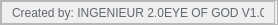
              <widget class="QFrame" name="frame_detail">
               <property name="minimumSize">
                <size>
                 <width>0</width>
                 <height>25</height>
                </size>
               </property>
               <property name="maximumSize">
                <size>
                 <width>16777215</width>
                 <height>25</height>
                </size>
               </property>
               <property name="frameShape">
                <enum>QFrame::StyledPanel</enum>
               </property>
               <property name="frameShadow">
                <enum>QFrame::Raised</enum>
               </property>
               <layout class="QHBoxLayout" name="horizontalLayout_5">
                <property name="spacing">
                 <number>0</number>
                </property>
                <property name="leftMargin">
                 <number>0</number>
                </property>
                <property name="topMargin">
                 <number>0</number>
                </property>
                <property name="rightMargin">
                 <number>2</number>
                </property>
                <property name="bottomMargin">
                 <number>0</number>
                </property>
                <item>
                 <widget class="QFrame" name="frame_label">
                  <property name="frameShape">
                   <enum>QFrame::StyledPanel</enum>
                  </property>
                  <property name="frameShadow">
                   <enum>QFrame::Raised</enum>
                  </property>
                  <layout class="QHBoxLayout" name="horizontalLayout_6">
                   <property name="spacing">
                    <number>0</number>
                   </property>
                   <property name="leftMargin">
                    <number>10</number>
                   </property>
                   <property name="topMargin">
                    <number>0</number>
                   </property>
                   <property name="rightMargin">
                    <number>10</number>
                   </property>
                   <property name="bottomMargin">
                    <number>0</number>
                   </property>
                   <item>
                    <widget class="QLabel" name="label_created">
                     <property name="font">
                      <font>
                       <family>Segoe UI</family>
                      </font>
                     </property>
                     <property name="styleSheet">
                      <string notr="true">color: rgb(98, 103, 111);</string>
                     </property>
                     <property name="text">
                      <string>Created by: INGENIEUR 2.0</string>
                     </property>
                    </widget>
                   </item>
                   <item>
                    <widget class="QLabel" name="label_version">
                     <property name="maximumSize">
                      <size>
                       <width>100</width>
                       <height>16777215</height>
                      </size>
                     </property>
                     <property name="font">
                      <font>
                       <family>Segoe UI</family>
                      </font>
                     </property>
                     <property name="styleSheet">
                      <string notr="true">color: rgb(98, 103, 111);</string>
                     </property>
                     <property name="text">
                      <string>EYE OF GOD V1.0.0</string>
                     </property>
                    </widget>
                   </item>
                  </layout>
                 </widget>
                </item>
                <item>
                 <widget class="QFrame" name="frame_4">
                  <property name="maximumSize">
                   <size>
                    <width>20</width>
                    <height>20</height>
                   </size>
                  </property>
                  <property name="frameShape">
                   <enum>QFrame::StyledPanel</enum>
                  </property>
                  <property name="frameShadow">
                   <enum>QFrame::Raised</enum>
                  </property>
                 </widget>
                </item>
               </layout>
              </widget>
